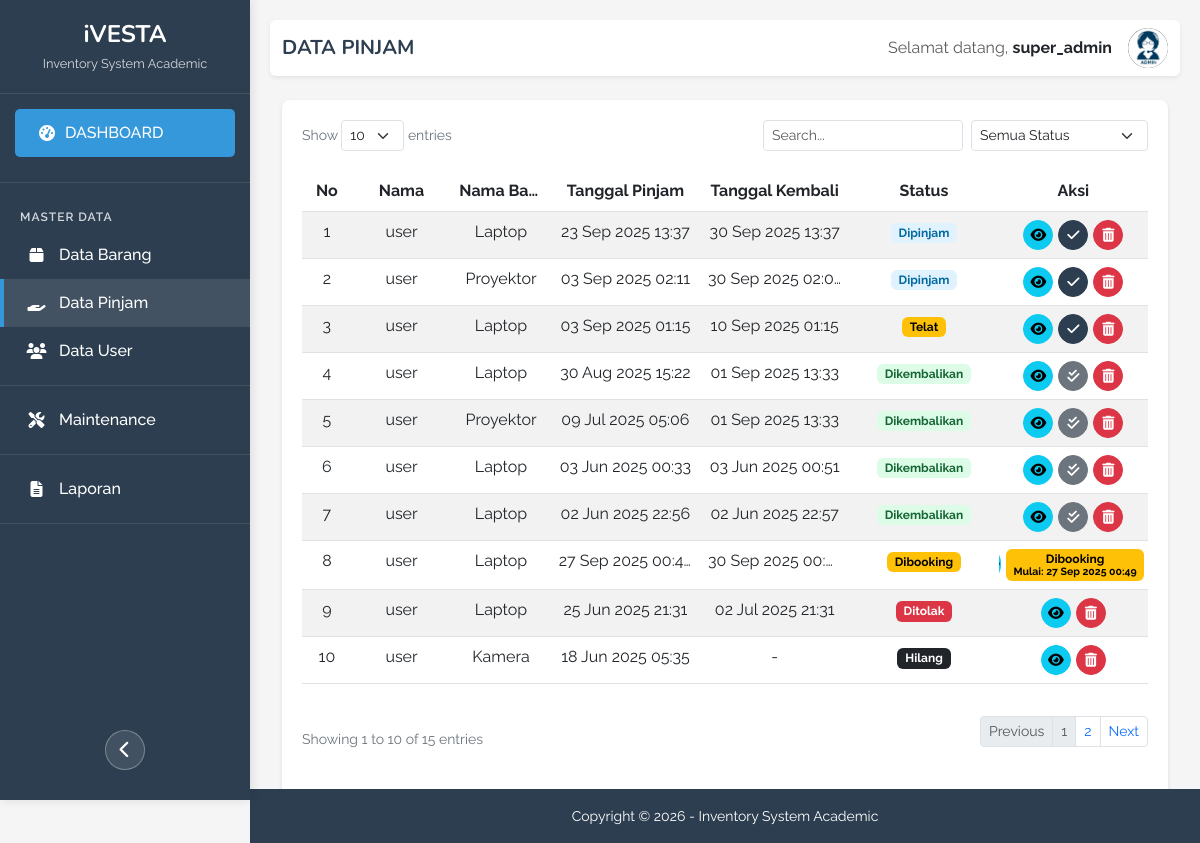
The app's page /admin/masterData/dataPinjam.php (signed in) with its own data.
### tables this page shows
CREATE TABLE `t_pinjam` (
  `id_pinjam` int(11) NOT NULL,
  `id_detail` int(11) NOT NULL,
  `id_nip` varchar(20) NOT NULL,
  `tanggal_pinjam` datetime DEFAULT current_timestamp(),
  `tanggal_kembali` datetime DEFAULT NULL,
  `jumlah` int(11) NOT NULL DEFAULT 1,
  `status_peminjaman` enum('Menunggu Verifikasi','Dipinjam','Dikembalikan','Hilang','Ditolak','Telat','Selesai','Dibooking') DEFAULT 'Menunggu Verifikasi',
  `keterangan` text DEFAULT NULL
);

CREATE TABLE `t_user` (
  `id_nip` varchar(20) NOT NULL,
  `fullName` varchar(255) NOT NULL,
  `email` varchar(100) NOT NULL,
  `password` varchar(255) NOT NULL,
  `noHP` varchar(20) DEFAULT NULL,
  `fotoP` varchar(255) DEFAULT NULL,
  `role` enum('admin','pegawai','kaprodi','kaleb') NOT NULL DEFAULT 'pegawai'
);

CREATE TABLE `t_barang` (
  `id_barang` int(11) NOT NULL,
  `nama_barang` varchar(100) NOT NULL,
  `merk` varchar(50) NOT NULL,
  `unit` int(11) NOT NULL DEFAULT 1,
  `foto_barang` varchar(100) DEFAULT NULL,
  `tanggal_input` timestamp NOT NULL DEFAULT current_timestamp(),
  `milik` enum('Prodi','Lab','Lab 1','Lab 2','Lab 3') NOT NULL DEFAULT 'Prodi'
);

### admin/masterData/dataPinjam.php (the view, shortened to what the rows shown need)
<?php
require "../../koneksi.php";
$entries_per_page = isset($_GET['entries']) ? (int) $_GET['entries'] : 10;
$current_page = isset($_GET['page']) ? (int) $_GET['page'] : 1;
$offset = ($current_page - 1) * $entries_per_page;
$search = isset($_GET['search']) ? mysqli_real_escape_string($conn, $_GET['search']) : '';
$search_condition = $search ? "WHERE b.nama_barang LIKE '%$search%' OR bd.kode_barang LIKE '%$search%' OR u.fullName LIKE '%$search%'" : '';
$status_filter = isset($_GET['status']) ? mysqli_real_escape_string($conn, $_GET['status']) : '';
if ($status_filter && in_array($status_filter, ['Menunggu Verifikasi', 'Dipinjam', 'Dikembalikan', 'Selesai', 'Hilang', 'Ditolak', 'Telat'])) {
    $status_condition = $search_condition ? " AND tp.status_peminjaman = '$status_filter'" : "WHERE tp.status_peminjaman = '$status_filter'";
} else {
    $status_condition = '';
}
$query = "SELECT tp.id_pinjam, tp.tanggal_pinjam, tp.tanggal_kembali, tp.status_peminjaman,
          b.nama_barang, bd.kode_barang, u.fullName as nama_peminjam, bd.status as status_barang
          FROM t_pinjam tp
          JOIN t_barang_detail bd ON tp.id_detail = bd.id_detail
          JOIN t_barang b ON bd.id_barang = b.id_barang
          JOIN t_user u ON tp.id_nip = u.id_nip
          $search_condition $status_condition
          ORDER BY
            CASE
              WHEN tp.status_peminjaman = 'Menunggu Verifikasi' THEN 1
              WHEN tp.status_peminjaman = 'Dipinjam' THEN 2
              WHEN tp.status_peminjaman = 'Telat' THEN 3
              WHEN tp.status_peminjaman = 'Dikembalikan' THEN 4
              ELSE 5
            END,
            tp.tanggal_pinjam DESC
          LIMIT $offset, $entries_per_page";
$result = mysqli_query($conn, $query);
?>
<!DOCTYPE html>
<html lang="en">
<head>
    <link href="https://cdn.jsdelivr.net/npm/bootstrap@5.3.0/dist/css/bootstrap.min.css" rel="stylesheet">
    <link rel="stylesheet" href="https://cdnjs.cloudflare.com/ajax/libs/font-awesome/6.4.0/css/all.min.css">
    <link rel="stylesheet" href="../../assets/css/style.css">
</head>
<body>
    <div class="main-content" id="mainContent">
        <div class="container-fluid">
            <div class="table-container">
                <div class="table-responsive">
                    <table class="table table-striped table-hover table-fixed">
                        <thead>
                            <tr>
                                <th style="width: 5%" class="text-center">No</th>
                                <th style="width: 10%" class="text-center">Nama</th>
                                <th style="width: 10%" class="text-center">Nama Barang</th>
                                <th style="width: 15%" class="text-center">Tanggal Pinjam</th>
                                <th style="width: 15%" class="text-center">Tanggal Kembali</th>
                                <th style="width: 15%" class="text-center">Status</th>
                                <th style="width: 15%" class="text-center">Aksi</th>
                            </tr>
                        </thead>
                        <tbody><?php if (mysqli_num_rows($result) > 0): ?>
                                <?php
                                $no = $offset + 1;
                                while ($row = mysqli_fetch_assoc($result)):
                                    $statusClass = '';
                                    switch ($row['status_peminjaman']) {
                                        case 'Dipinjam':
                                            $statusClass = 'badge bg-primary';
                                            break;
                                        case 'Dikembalikan':
                                            $statusClass = 'badge bg-success';
                                            break;
                                        case 'Hilang':
                                            $statusClass = 'badge bg-dark';
                                            break;
                                        case 'Ditolak':
                                            $statusClass = 'badge bg-danger';
                                            break;
                                        case 'Telat':
                                            $statusClass = 'badge-waiting';
                                            break;
                                        case 'Dibooking':
                                            $statusClass = 'badge-booking';
                                            break;
                                    }
                                    ?>
                                    <tr>
                                        <td class="text-center"><?= $no ?></td>
                                        <td class="text-center"><?= htmlspecialchars($row['nama_peminjam']) ?></td>
                                        <td class="text-center"><?= htmlspecialchars($row['nama_barang']) ?></td>
                                        <td class="text-center">
                                            <?= $row['tanggal_pinjam'] ? date('d M Y H:i', strtotime($row['tanggal_pinjam'])) : '-' ?>
                                        </td>
                                        <td class="text-center">
                                            <?= $row['tanggal_kembali'] ? date('d M Y H:i', strtotime($row['tanggal_kembali'])) : '-' ?>
                                        </td>
                                        <td class="text-center">
                                            <span class="badge <?= $statusClass ?>">
                                                <?= htmlspecialchars($row['status_peminjaman']) ?>
                                            </span>
                                        </td>
                                        <td class="text-center">
                                            <div class="action-buttons d-flex justify-content-center">
                                                <button class="btn btn-info btn-sm btn-action" title="Detail"
                                                    data-bs-toggle="modal" data-bs-target="#detailModal"
                                                    data-id="<?= $row['id_pinjam'] ?>">
                                                    <i class="fas fa-eye"></i>
                                                </button>
                                                <?php if ($row['status_peminjaman'] == 'Menunggu Verifikasi'): ?>
                                                    <button class="btn btn-success btn-sm btn-action" title="Setujui"
                                                        onclick="updateStatus(<?= $row['id_pinjam'] ?>, 'approve')">
                                                        <i class="fas fa-check"></i>
                                                    </button>
                                                    <button class="btn btn-danger btn-sm btn-action" title="Tolak"
                                                        onclick="updateStatus(<?= $row['id_pinjam'] ?>, 'reject')">
                                                        <i class="fas fa-times"></i>
                                                    </button>
                                                <?php elseif ($row['status_peminjaman'] == 'Dipinjam' || $row['status_peminjaman'] == 'Telat'): ?>
                                                    <button class="btn btn-primary btn-sm btn-action" title="Tandai Dikembalikan"
                                                        onclick="updateStatus(<?= $row['id_pinjam'] ?>, 'complete')">
                                                        <i class="fas fa-check"></i>
                                                    </button>
                                                <?php elseif ($row['status_peminjaman'] == 'Dikembalikan'): ?>
                                                    <button class="btn btn-secondary btn-sm btn-action" title="Tandai Selesai"
                                                        onclick="updateStatus(<?= $row['id_pinjam'] ?>, 'finish')">
                                                        <i class="fas fa-check-double"></i>
                                                    </button>
                                                <?php elseif ($row['status_peminjaman'] == 'Dibooking'): ?>
                                                    <span class="badge badge-booking">
                                                        <?= htmlspecialchars($row['status_peminjaman']) ?>
                                                        <br>
                                                        <small>Mulai: <?= date('d M Y H:i', strtotime($row['tanggal_pinjam'])) ?></small>
                                                    </span>
                                                <?php endif; ?>
                                                <a href="?delete=<?= $row['id_pinjam'] ?>"
                                                    class="btn btn-danger btn-sm btn-action" title="Hapus"
                                                    onclick="return confirm('Apakah Anda yakin ingin menghapus peminjaman ini?')">
                                                    <i class="fas fa-trash-alt"></i>
                                                </a>
                                            </div>
                                        </td>
                                    </tr>
                                    <?php
                                    $no++;
                                endwhile;
                        else:
                            ?>
                                <tr>
                                    <td colspan="8" class="text-center py-4">Tidak ada data peminjaman</td>
                                </tr>
                            <?php endif; ?>
                        </tbody>
                    </table>
                </div>
            </div>
        </div>
    </div>
</body>
</html>

### records on screen
t_pinjam: id_nip.fullName "user", t_barang.nama_barang "Laptop", tanggal_pinjam "23 Sep 2025 13:37", tanggal_kembali "30 Sep 2025 13:37", status_peminjaman "Dipinjam"
t_pinjam: id_nip.fullName "user", t_barang.nama_barang "Proyektor", tanggal_pinjam "03 Sep 2025 02:11", tanggal_kembali "30 Sep 2025 02:0…", status_peminjaman "Dipinjam"
t_pinjam: id_nip.fullName "user", t_barang.nama_barang "Laptop", tanggal_pinjam "03 Sep 2025 01:15", tanggal_kembali "10 Sep 2025 01:15", status_peminjaman "Telat"
t_pinjam: id_nip.fullName "user", t_barang.nama_barang "Laptop", tanggal_pinjam "30 Aug 2025 15:22", tanggal_kembali "01 Sep 2025 13:33", status_peminjaman "Dikembalikan"
t_pinjam: id_nip.fullName "user", t_barang.nama_barang "Proyektor", tanggal_pinjam "09 Jul 2025 05:06", tanggal_kembali "01 Sep 2025 13:33", status_peminjaman "Dikembalikan"
t_pinjam: id_nip.fullName "user", t_barang.nama_barang "Laptop", tanggal_pinjam "03 Jun 2025 00:33", tanggal_kembali "03 Jun 2025 00:51", status_peminjaman "Dikembalikan"
t_pinjam: id_nip.fullName "user", t_barang.nama_barang "Laptop", tanggal_pinjam "02 Jun 2025 22:56", tanggal_kembali "02 Jun 2025 22:57", status_peminjaman "Dikembalikan"
t_pinjam: id_nip.fullName "user", t_barang.nama_barang "Laptop", tanggal_pinjam "27 Sep 2025 00:49", tanggal_kembali "30 Sep 2025 00:…", status_peminjaman "Dibooking", tanggal_pinjam "27 Sep 2025 00:4…"
t_pinjam: id_nip.fullName "user", t_barang.nama_barang "Laptop", tanggal_pinjam "25 Jun 2025 21:31", tanggal_kembali "02 Jul 2025 21:31", status_peminjaman "Ditolak"
t_pinjam: id_nip.fullName "user", t_barang.nama_barang "Kamera", tanggal_pinjam "18 Jun 2025 05:35", status_peminjaman "Hilang"

### other values on screen
$_SESSION['fullName'] "super_admin"
$offset + 1 "1"
min($offset + $entries_per_page, $total_rows) "10"
$total_rows "15"
